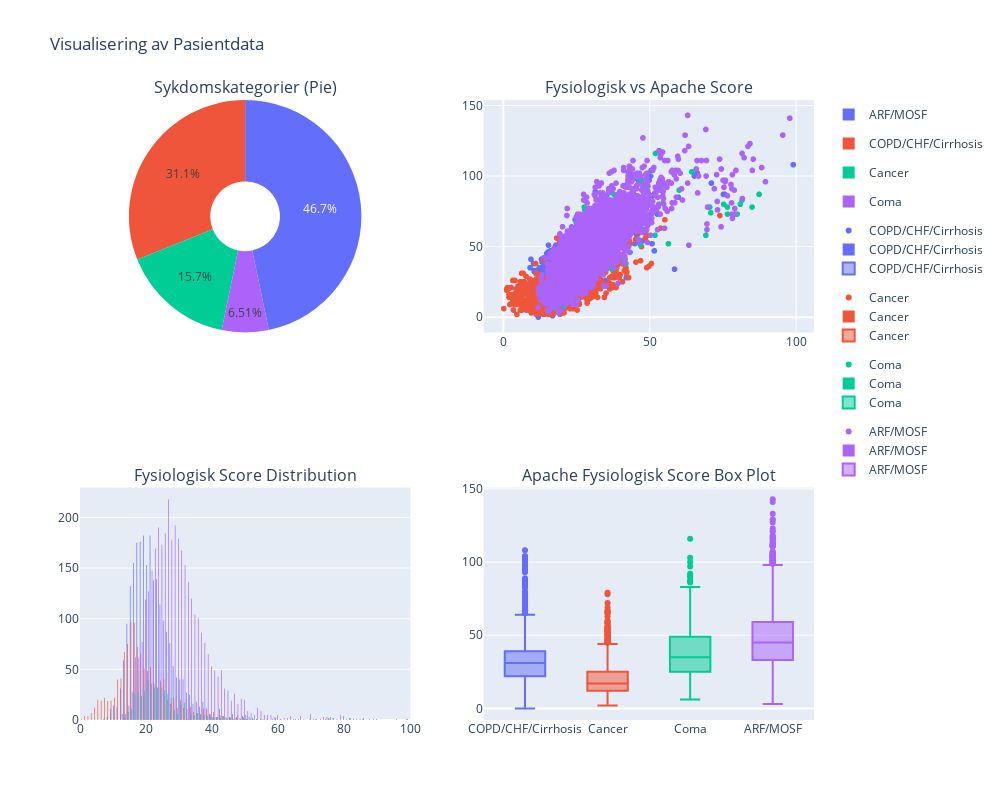

Notebook code for this chart:
### Markdown cell above
# Visualisering av sykdom

### Code cell
# Lage variabel for antall pasienter per sykdom
data['antall_pasienter'] = data.groupby('sykdomskategori')['pasient_id'].transform('count')

# Bruke ny dataframe for lett tilgang
bar_data = data[['sykdomskategori', 'antall_pasienter']].drop_duplicates()

# Create subplots: 2 rows, 2 columns
fig = make_subplots(rows=2, cols=2, specs=[[{"type": "domain"}, {}], [{}, {}]], 
                    subplot_titles=("Sykdomskategorier (Pie)", 
                                    "Fysiologisk vs Apache Score", 
                                    "Fysiologisk Score Distribution", 
                                    "Apache Fysiologisk Score Box Plot"))

# Plot 1: Pie Chart for sykdomskategori
sykdom_count = data['sykdomskategori'].value_counts()
fig.add_trace(go.Pie(labels=sykdom_count.index, values=sykdom_count.values, hole=.3), row=1, col=1)

# Plot 2: Scatter Plot for fysiologisk_score vs apache_fysiologisk_score
scatter_fig = px.scatter(data, x='fysiologisk_score', y='apache_fysiologisk_score',
                          color='sykdomskategori', 
                          title='Fysiologisk Score vs Apache Score')
for trace in scatter_fig.data:
    fig.add_trace(trace, row=1, col=2)

# Plot 3: Histogram for fysiologisk_score
hist_fig = px.histogram(data, x='fysiologisk_score', 
                        color='sykdomskategori', 
                        title='Fysiologisk Score Distribution')
for trace in hist_fig.data:
    fig.add_trace(trace, row=2, col=1)

# Plot 4: Box Plot for apache_fysiologisk_score
box_fig = px.box(data, x='sykdomskategori', y='apache_fysiologisk_score', 
                 color='sykdomskategori', 
                 title='Apache Fysiologisk Score Box Plot')
for trace in box_fig.data:
    fig.add_trace(trace, row=2, col=2)

fig.update_layout(height=800, width=1000, title_text="Visualisering av Pasientdata", showlegend=True)
fig.show()

### Figure 1 — Plotly figure (JSON) as saved in the notebook; plotly's stock layout.template omitted (floating-point values rounded to 4 significant figures; data arrays with more than 128 entries replaced by an {"elided": "..."} marker saying what was removed)
{"data": [{"domain": {"x": [0, 0.45], "y": [0.625, 1]}, "hole": 0.3, "labels": ["ARF/MOSF", "COPD/CHF/Cirrhosis", "Cancer", "Coma"], "type": "pie", "values": [3612, 2402, 1212, 503]}, {"hovertemplate": "sykdomskategori=COPD/CHF/Cirrhosis<br>fysiologisk_score=%{x}<br>apache_fysiologisk_score=%{y}<extra></extra>", "legendgroup": "COPD/CHF/Cirrhosis", "marker": {"color": "#636efa", "symbol": "circle"}, "mode": "markers", "name": "COPD/CHF/Cirrhosis", "showlegend": true, "type": "scattergl", "x": {"elided": "2402 float values"}, "xaxis": "x", "y": {"elided": "2402 int values"}, "yaxis": "y"}, {"hovertemplate": "sykdomskategori=Cancer<br>fysiologisk_score=%{x}<br>apache_fysiologisk_score=%{y}<extra></extra>", "legendgroup": "Cancer", "marker": {"color": "#EF553B", "symbol": "circle"}, "mode": "markers", "name": "Cancer", "showlegend": true, "type": "scattergl", "x": {"elided": "1212 float values"}, "xaxis": "x", "y": {"elided": "1212 int values"}, "yaxis": "y"}, {"hovertemplate": "sykdomskategori=Coma<br>fysiologisk_score=%{x}<br>apache_fysiologisk_score=%{y}<extra></extra>", "legendgroup": "Coma", "marker": {"color": "#00cc96", "symbol": "circle"}, "mode": "markers", "name": "Coma", "showlegend": true, "type": "scattergl", "x": {"elided": "503 float values"}, "xaxis": "x", "y": {"elided": "503 int values"}, "yaxis": "y"}, {"hovertemplate": "sykdomskategori=ARF/MOSF<br>fysiologisk_score=%{x}<br>apache_fysiologisk_score=%{y}<extra></extra>", "legendgroup": "ARF/MOSF", "marker": {"color": "#ab63fa", "symbol": "circle"}, "mode": "markers", "name": "ARF/MOSF", "showlegend": true, "type": "scattergl", "x": {"elided": "3612 float values"}, "xaxis": "x", "y": {"elided": "3612 int values"}, "yaxis": "y"}, {"alignmentgroup": "True", "bingroup": "x", "hovertemplate": "sykdomskategori=COPD/CHF/Cirrhosis<br>fysiologisk_score=%{x}<br>count=%{y}<extra></extra>", "legendgroup": "COPD/CHF/Cirrhosis", "marker": {"color": "#636efa", "pattern": {"shape": ""}}, "name": "COPD/CHF/Cirrhosis", "offsetgroup": "COPD/CHF/Cirrhosis", "orientation": "v", "showlegend": true, "type": "histogram", "x": {"elided": "2402 float values"}, "xaxis": "x2", "yaxis": "y2"}, {"alignmentgroup": "True", "bingroup": "x", "hovertemplate": "sykdomskategori=Cancer<br>fysiologisk_score=%{x}<br>count=%{y}<extra></extra>", "legendgroup": "Cancer", "marker": {"color": "#EF553B", "pattern": {"shape": ""}}, "name": "Cancer", "offsetgroup": "Cancer", "orientation": "v", "showlegend": true, "type": "histogram", "x": {"elided": "1212 float values"}, "xaxis": "x2", "yaxis": "y2"}, {"alignmentgroup": "True", "bingroup": "x", "hovertemplate": "sykdomskategori=Coma<br>fysiologisk_score=%{x}<br>count=%{y}<extra></extra>", "legendgroup": "Coma", "marker": {"color": "#00cc96", "pattern": {"shape": ""}}, "name": "Coma", "offsetgroup": "Coma", "orientation": "v", "showlegend": true, "type": "histogram", "x": {"elided": "503 float values"}, "xaxis": "x2", "yaxis": "y2"}, {"alignmentgroup": "True", "bingroup": "x", "hovertemplate": "sykdomskategori=ARF/MOSF<br>fysiologisk_score=%{x}<br>count=%{y}<extra></extra>", "legendgroup": "ARF/MOSF", "marker": {"color": "#ab63fa", "pattern": {"shape": ""}}, "name": "ARF/MOSF", "offsetgroup": "ARF/MOSF", "orientation": "v", "showlegend": true, "type": "histogram", "x": {"elided": "3612 float values"}, "xaxis": "x2", "yaxis": "y2"}, {"alignmentgroup": "True", "hovertemplate": "sykdomskategori=%{x}<br>apache_fysiologisk_score=%{y}<extra></extra>", "legendgroup": "COPD/CHF/Cirrhosis", "marker": {"color": "#636efa"}, "name": "COPD/CHF/Cirrhosis", "notched": false, "offsetgroup": "COPD/CHF/Cirrhosis", "orientation": "v", "showlegend": true, "type": "box", "x": {"elided": "2402 str values"}, "x0": " ", "xaxis": "x3", "y": {"elided": "2402 int values"}, "y0": " ", "yaxis": "y3"}, {"alignmentgroup": "True", "hovertemplate": "sykdomskategori=%{x}<br>apache_fysiologisk_score=%{y}<extra></extra>", "legendgroup": "Cancer", "marker": {"color": "#EF553B"}, "name": "Cancer", "notched": false, "offsetgroup": "Cancer", "orientation": "v", "showlegend": true, "type": "box", "x": {"elided": "1212 str values"}, "x0": " ", "xaxis": "x3", "y": {"elided": "1212 int values"}, "y0": " ", "yaxis": "y3"}, {"alignmentgroup": "True", "hovertemplate": "sykdomskategori=%{x}<br>apache_fysiologisk_score=%{y}<extra></extra>", "legendgroup": "Coma", "marker": {"color": "#00cc96"}, "name": "Coma", "notched": false, "offsetgroup": "Coma", "orientation": "v", "showlegend": true, "type": "box", "x": {"elided": "503 str values"}, "x0": " ", "xaxis": "x3", "y": {"elided": "503 int values"}, "y0": " ", "yaxis": "y3"}, {"alignmentgroup": "True", "hovertemplate": "sykdomskategori=%{x}<br>apache_fysiologisk_score=%{y}<extra></extra>", "legendgroup": "ARF/MOSF", "marker": {"color": "#ab63fa"}, "name": "ARF/MOSF", "notched": false, "offsetgroup": "ARF/MOSF", "orientation": "v", "showlegend": true, "type": "box", "x": {"elided": "3612 str values"}, "x0": " ", "xaxis": "x3", "y": {"elided": "3612 int values"}, "y0": " ", "yaxis": "y3"}], "layout": {"annotations": [{"font": {"size": 16}, "showarrow": false, "text": "Sykdomskategorier (Pie)", "x": 0.225, "xanchor": "center", "xref": "paper", "y": 1, "yanchor": "bottom", "yref": "paper"}, {"font": {"size": 16}, "showarrow": false, "text": "Fysiologisk vs Apache Score", "x": 0.775, "xanchor": "center", "xref": "paper", "y": 1, "yanchor": "bottom", "yref": "paper"}, {"font": {"size": 16}, "showarrow": false, "text": "Fysiologisk Score Distribution", "x": 0.225, "xanchor": "center", "xref": "paper", "y": 0.375, "yanchor": "bottom", "yref": "paper"}, {"font": {"size": 16}, "showarrow": false, "text": "Apache Fysiologisk Score Box Plot", "x": 0.775, "xanchor": "center", "xref": "paper", "y": 0.375, "yanchor": "bottom", "yref": "paper"}], "height": 800, "showlegend": true, "title": {"text": "Visualisering av Pasientdata"}, "width": 1000, "xaxis": {"anchor": "y", "domain": [0.55, 1]}, "xaxis2": {"anchor": "y2", "domain": [0, 0.45]}, "xaxis3": {"anchor": "y3", "domain": [0.55, 1]}, "yaxis": {"anchor": "x", "domain": [0.625, 1]}, "yaxis2": {"anchor": "x2", "domain": [0, 0.375]}, "yaxis3": {"anchor": "x3", "domain": [0, 0.375]}}}
